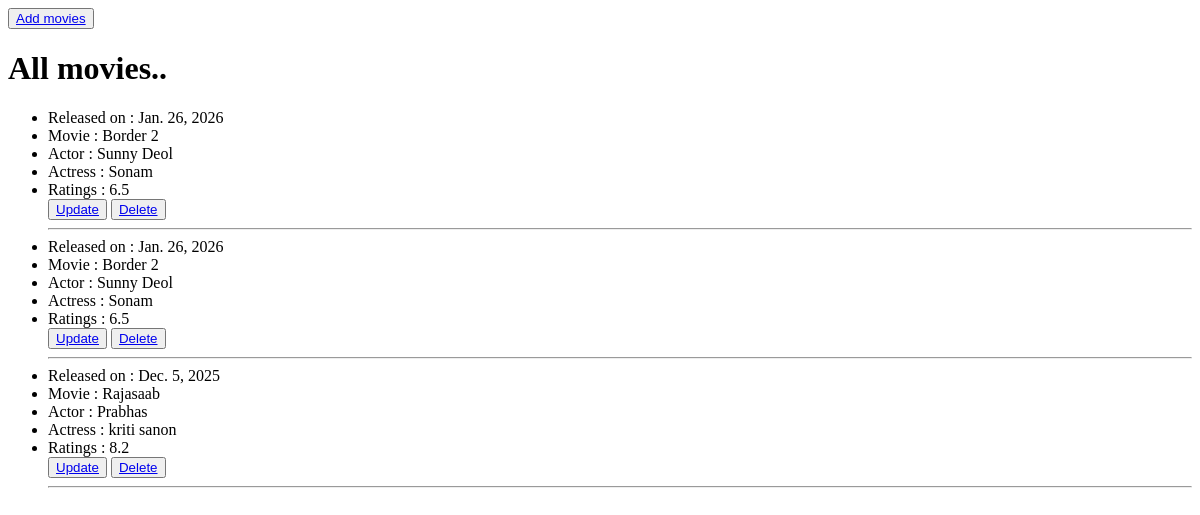
Before: /movie/all/ with the older database file.
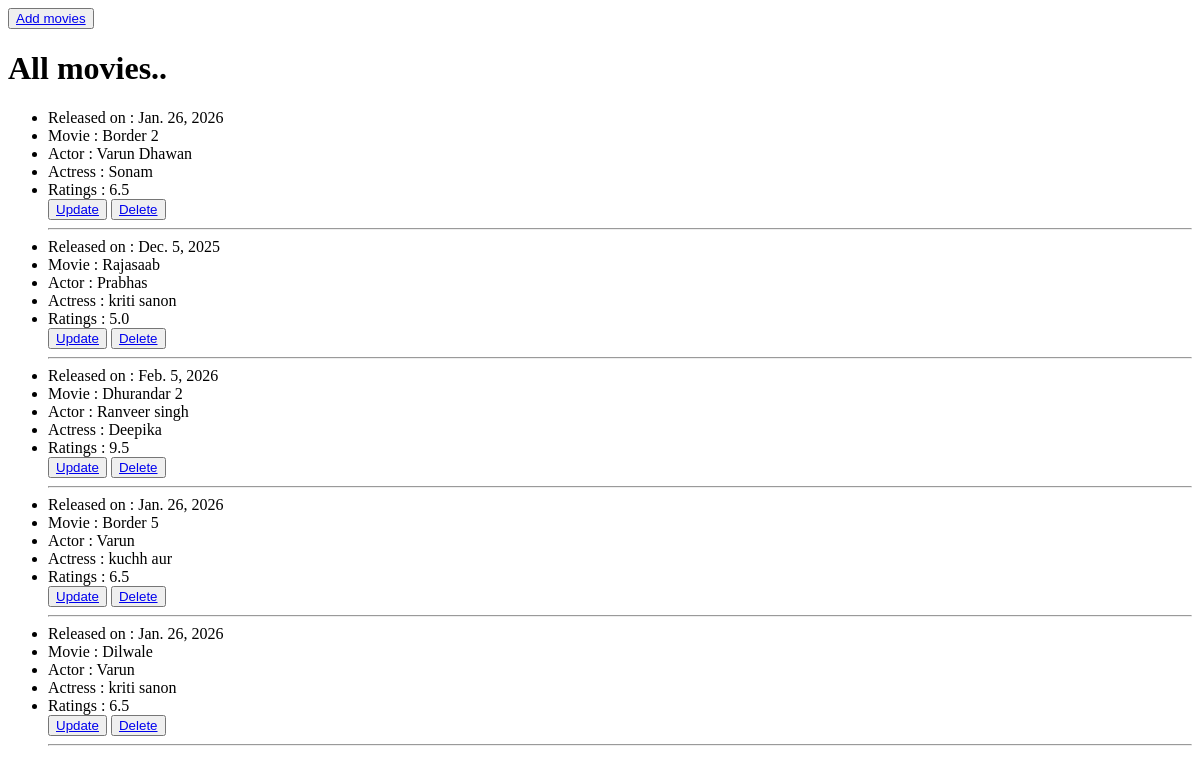
After: the same page with the newer database file.
### movieapp/models.py (models this page shows)
class MovieModel(models.Model):
    releasedate = models.DateField()
    moviename = models.CharField(max_length=100)
    actor = models.CharField(max_length=100)
    actress = models.CharField(max_length=100)
    rating = models.DecimalField(max_digits=2,decimal_places=1)

### movieapp/views.py (the view)
# urls.py: path('all/',views.all_movies,name = 'movies'),
def all_movies(request):
    movies = MovieModel.objects.all()
    return render(request,'movies.html',{'movies':movies})

### movieapp/templates/movies.html (shortened to what this page needs)
<!DOCTYPE html>
<html lang="en">
<head>
</head>
<body>
    <button><a href="{% url 'form' %}">Add movies</a></button>
    <h1>All movies..</h1>
    <ul>
        {% for i in movies %}
        <li>Released on : {{i.releasedate}}</li>
        <li>Movie  : {{i.moviename}}</li>
        <li>Actor  : {{i.actor}}</li>
        <li>Actress  : {{i.actress}}</li>
        <li>Ratings  : {{i.rating}}</li>
        <button><a href="{% url 'update' i.id %}">Update</a></button>
        <button><a href="{% url 'delete' i.id %}">Delete</a></button>
        <hr>
        {% empty %}
        <p>currently no movies are there</p>
        {% endfor %}
    </ul>
</body>
</html>

Changed rows visible on the page:
removed MovieModel: releasedate "Jan. 26, 2026", moviename "Border 2", actor "Sunny Deol", actress "Sonam", rating "6.5"
changed MovieModel "Border 2": actor "Sunny Deol" → "Varun Dhawan"
changed MovieModel "Dec. 5, 2025": rating "8.2" → "5.0"
added MovieModel: releasedate "Feb. 5, 2026", moviename "Dhurandar 2", actor "Ranveer singh", actress "Deepika", rating "9.5"
added MovieModel: releasedate "Jan. 26, 2026", moviename "Border 5", actor "Varun", actress "kuchh aur", rating "6.5"
added MovieModel: releasedate "Jan. 26, 2026", moviename "Dilwale", actor "Varun", actress "kriti sanon", rating "6.5"
